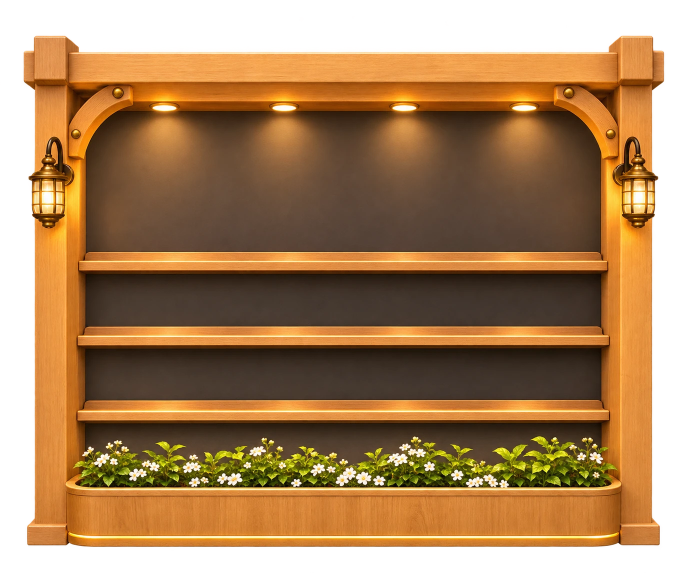
#> input picture gallery/assets/tv/card-rack.png, 1374 x 1145 px, given in place of room-entrance.webp, which was not available (shown at 1/2 size)
$ python build-tv-assets.py
#> lines starting #> are read from the running program, lines starting #| are printed output that depends on the picture
"""Format-only TV derivatives. Existing artwork and source assets are not modified."""
from pathlib import Path
from PIL import Image
import hashlib, json
root = Path(__file__).resolve().parents[1]
out = root / 'assets/tv'
out.mkdir(exist_ok=True)
manifest = []
names = ['room-entrance','room-make','room-take','room-wake','tag-arch','sign-arch','photo-lines','table','card-rack','color-panel','craft-shelf','record-rack']
for name in names + ['frame-landscape','frame-portrait']:
    source = root / ('assets/higgsfield/web' if name.startswith('frame-') else 'assets/final-design-v3/web') / (name + '.webp')
    im = Image.open(source)
#> im is the input picture: PIL image 1374x1145 RGBA; mean R, G, B, A 121.6, 82.6, 40.8, 197.8
    background = name.startswith('room-')
    dest = out / (name + ('.jpg' if background else '.png'))
    if background:
        im.convert('RGB').save(dest, quality=91, subsampling=0, optimize=True, progressive=False)
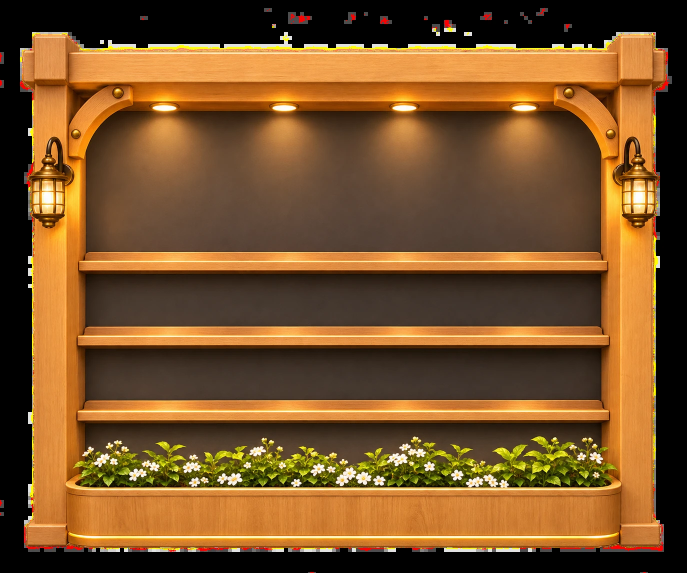
#> saved as room-entrance.jpg: PIL image 1374x1145 RGB (shown at 1/2 size); mean R, G, B 121.6, 82.6, 40.8
    else:
        im.convert('RGBA').save(dest, optimize=True)
        check = Image.open(dest).convert('RGBA')
        assert check.tobytes() == im.convert('RGBA').tobytes(), 'RGBA pixel mismatch'
    manifest.append({'source':str(source.relative_to(root)), 'file':dest.name,'width':im.width,'height':im.height,'bytes':dest.stat().st_size,'alphaPreserved':not background,'sha256':hashlib.sha256(dest.read_bytes()).hexdigest()})
#> pass 2 of the loop `for name in names + ['frame-landscape','frame-portrait']:`:
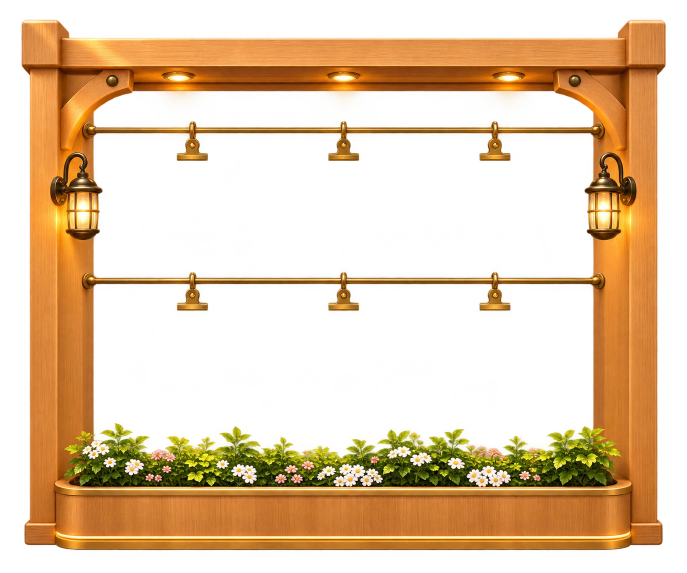
#> input picture gallery/assets/tv/color-panel.png, 1374 x 1145 px, given in place of room-make.webp, which was not available (shown at 1/2 size)
#> im is the input picture: PIL image 1374x1145 RGBA; mean R, G, B, A 109.5, 69.7, 28.4, 101
#> `im.convert('RGB').save(dest, quality=91, subsampling=0, optimize=True,..`:
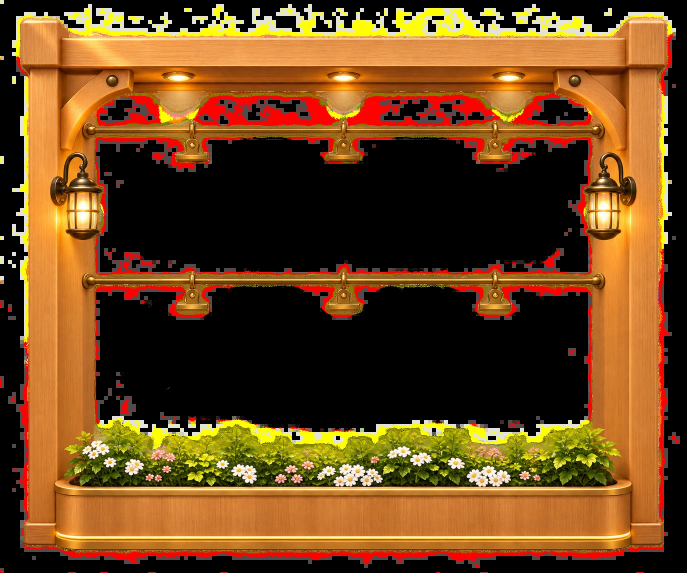
#> saved as room-make.jpg: PIL image 1374x1145 RGB (shown at 1/2 size); mean R, G, B 109.5, 69.7, 28.4
#> (the run stopped early here; a loop or call above may not have finished)
